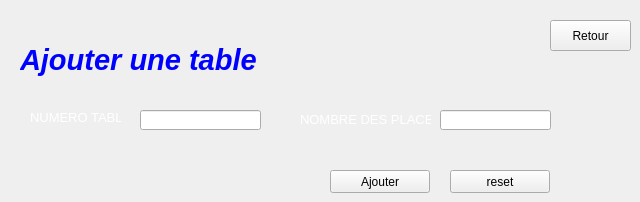
   <widget class="QWidget" name="Ajouter">
    <attribute name="title">
     <string>Ajouter</string>
    </attribute>
    <widget class="QLabel" name="label_3">
     <property name="geometry">
      <rect>
       <x>20</x>
       <y>40</y>
       <width>271</width>
       <height>41</height>
      </rect>
     </property>
     <property name="font">
      <font>
       <pointsize>22</pointsize>
      </font>
     </property>
     <property name="styleSheet">
      <string notr="true"/>
     </property>
     <property name="frameShape">
      <enum>QFrame::NoFrame</enum>
     </property>
     <property name="text">
      <string>&lt;html&gt;&lt;head/&gt;&lt;body&gt;&lt;p&gt;&lt;span style=&quot; font-weight:600; font-style:italic; color:#0000ff;&quot;&gt;Ajouter une table&lt;/span&gt;&lt;/p&gt;&lt;/body&gt;&lt;/html&gt;</string>
     </property>
    </widget>
    <widget class="QLineEdit" name="NUM_TABLE">
     <property name="geometry">
      <rect>
       <x>140</x>
       <y>110</y>
       <width>121</width>
       <height>20</height>
      </rect>
     </property>
     <property name="styleSheet">
      <string notr="true"/>
     </property>
    </widget>
    <widget class="QLineEdit" name="nbre_personnes">
     <property name="geometry">
      <rect>
       <x>440</x>
       <y>110</y>
       <width>111</width>
       <height>20</height>
      </rect>
     </property>
     <property name="styleSheet">
      <string notr="true"/>
     </property>
     <property name="text">
      <string/>
     </property>
    </widget>
    <widget class="QPushButton" name="reset_2">
     <property name="geometry">
      <rect>
       <x>450</x>
       <y>170</y>
       <width>100</width>
       <height>23</height>
      </rect>
     </property>
     <property name="styleSheet">
      <string notr="true"/>
     </property>
     <property name="text">
      <string>reset</string>
     </property>
     <property name="icon">
      <iconset resource="images.qrc">
       <normaloff>:/images/reset.png</normaloff>:/images/reset.png</iconset>
     </property>
    </widget>
    <widget class="QLabel" name="label_5">
     <property name="geometry">
      <rect>
       <x>30</x>
       <y>110</y>
       <width>91</width>
       <height>16</height>
      </rect>
     </property>
     <property name="text">
      <string>&lt;html&gt;&lt;head/&gt;&lt;body&gt;&lt;p&gt;&lt;span style=&quot; font-size:10pt; color:#ffffff;&quot;&gt;NUMERO TABLE&lt;/span&gt;&lt;/p&gt;&lt;/body&gt;&lt;/html&gt;</string>
     </property>
    </widget>
    <widget class="QPushButton" name="ajouter">
     <property name="geometry">
      <rect>
       <x>330</x>
       <y>170</y>
       <width>100</width>
       <height>23</height>
      </rect>
     </property>
     <property name="styleSheet">
      <string notr="true"/>
     </property>
     <property name="text">
      <string>Ajouter</string>
     </property>
     <property name="icon">
      <iconset resource="images.qrc">
       <normaloff>:/images/add.png</normaloff>:/images/add.png</iconset>
     </property>
     <property name="iconSize">
      <size>
       <width>20</width>
       <height>20</height>
      </size>
     </property>
    </widget>
    <widget class="QLabel" name="label_7">
     <property name="geometry">
      <rect>
       <x>300</x>
       <y>110</y>
       <width>131</width>
       <height>20</height>
      </rect>
     </property>
     <property name="text">
      <string>&lt;html&gt;&lt;head/&gt;&lt;body&gt;&lt;p&gt;&lt;span style=&quot; font-size:10pt; color:#ffffff;&quot;&gt;NOMBRE DES PLACES&lt;/span&gt;&lt;/p&gt;&lt;/body&gt;&lt;/html&gt;</string>
     </property>
    </widget>
    <widget class="QLabel" name="mesagenombre">
     <property name="geometry">
      <rect>
       <x>310</x>
       <y>140</y>
       <width>301</width>
       <height>16</height>
      </rect>
     </property>
     <property name="text">
      <string/>
     </property>
    </widget>
    <widget class="QLabel" name="messagenum">
     <property name="geometry">
      <rect>
       <x>30</x>
       <y>140</y>
       <width>241</width>
       <height>16</height>
      </rect>
     </property>
     <property name="text">
      <string/>
     </property>
    </widget>
    <widget class="QPushButton" name="retour">
     <property name="geometry">
      <rect>
       <x>550</x>
       <y>20</y>
       <width>81</width>
       <height>31</height>
      </rect>
     </property>
     <property name="styleSheet">
      <string notr="true"/>
     </property>
     <property name="text">
      <string>Retour</string>
     </property>
     <property name="icon">
      <iconset resource="images.qrc">
       <normaloff>:/images/return.png</normaloff>:/images/return.png</iconset>
     </property>
     <property name="iconSize">
      <size>
       <width>30</width>
       <height>30</height>
      </size>
     </property>
    </widget>
   </widget>
